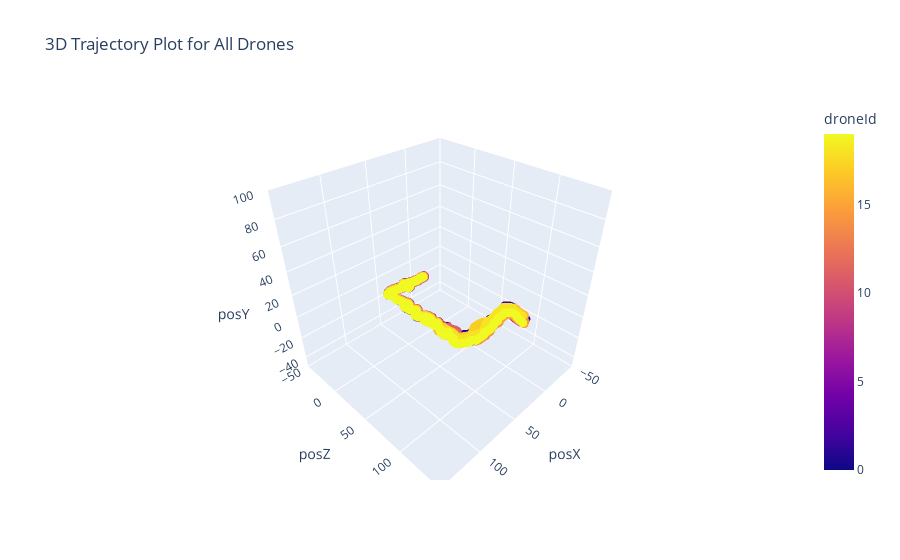

The code cell stored with this chart in its notebook:
### Code cell
df = dfFolders.iloc[0]["SwarmState"]

fig = px.scatter_3d(
    df,
    x='posX',        # x-axis
    y='posZ',        # y-axis (floor plane)
    z='posY',        # z-axis (height)
    color='droneId', # different colors for each drone
    title="3D Trajectory Plot for All Drones",
    #scale the max and min values to make the plot look better
    range_x=[-50, 150],
    range_y=[-50, 150],
    range_z=[-50, 100]
)

# Adjust marker size or opacity as desired
fig.update_traces(marker=dict(size=3, opacity=0.8))

fig.show()

### Figure 1 — Plotly figure (JSON) as saved in the notebook; plotly's stock layout.template omitted (floating-point values rounded to 4 significant figures; data arrays with more than 128 entries replaced by an {"elided": "..."} marker saying what was removed)
{"data": [{"hovertemplate": "posX=%{x}<br>posZ=%{y}<br>posY=%{z}<br>droneId=%{marker.color}<extra></extra>", "legendgroup": "", "marker": {"color": {"elided": "66967 int values"}, "coloraxis": "coloraxis", "opacity": 0.8, "size": 3, "symbol": "circle"}, "mode": "markers", "name": "", "scene": "scene", "showlegend": false, "type": "scatter3d", "x": {"elided": "66967 float values"}, "y": {"elided": "66967 float values"}, "z": {"elided": "66967 float values"}}], "layout": {"coloraxis": {"colorbar": {"title": {"text": "droneId"}}, "colorscale": [[0, "#0d0887"], [0.1111, "#46039f"], [0.2222, "#7201a8"], [0.3333, "#9c179e"], [0.4444, "#bd3786"], [0.5556, "#d8576b"], [0.6667, "#ed7953"], [0.7778, "#fb9f3a"], [0.8889, "#fdca26"], [1, "#f0f921"]]}, "legend": {"tracegroupgap": 0}, "scene": {"domain": {"x": [0, 1], "y": [0, 1]}, "xaxis": {"range": [-50, 150], "title": {"text": "posX"}}, "yaxis": {"range": [-50, 150], "title": {"text": "posZ"}}, "zaxis": {"range": [-50, 100], "title": {"text": "posY"}}}, "title": {"text": "3D Trajectory Plot for All Drones"}}}
